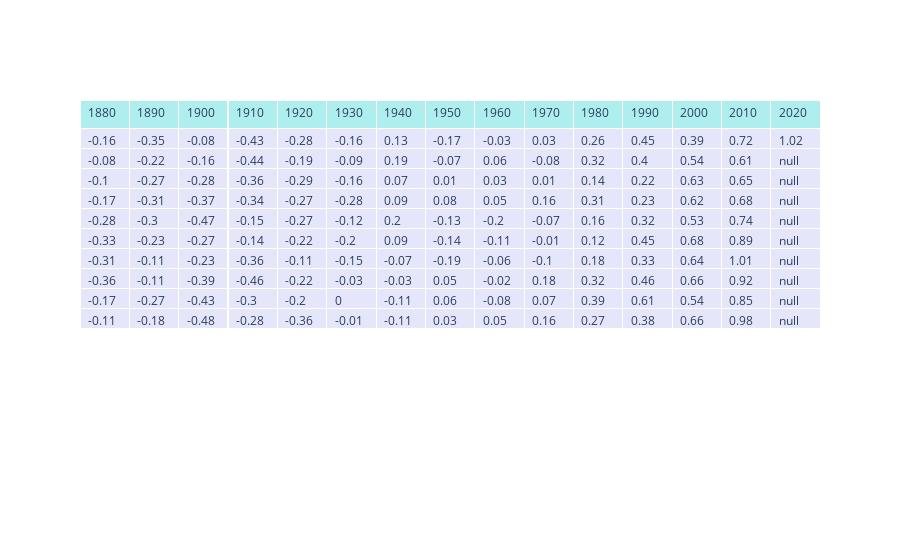

The notebook cell this image was saved under:
### Code cell
import plotly.graph_objects as go

fig = go.Figure(data=[go.Table(
    header=dict(values=list(gwdec.columns),
                fill_color='paleturquoise',
                align='left'),
    cells=dict(values=[gwdec[col] for col in gwdec.columns],
               fill_color='lavender',
               align='left'))
])

fig.show()

### Figure 1 — Plotly figure (JSON) as saved in the notebook; plotly's stock layout.template omitted (floating-point values rounded to 4 significant figures; data arrays with more than 128 entries replaced by an {"elided": "..."} marker saying what was removed)
{"data": [{"cells": {"align": "left", "fill": {"color": "lavender"}, "values": {"elided": "15x10 float values"}}, "header": {"align": "left", "fill": {"color": "paleturquoise"}, "values": ["1880", "1890", "1900", "1910", "1920", "1930", "1940", "1950", "1960", "1970", "1980", "1990", "2000", "2010", "2020"]}, "type": "table"}], "layout": {}}
